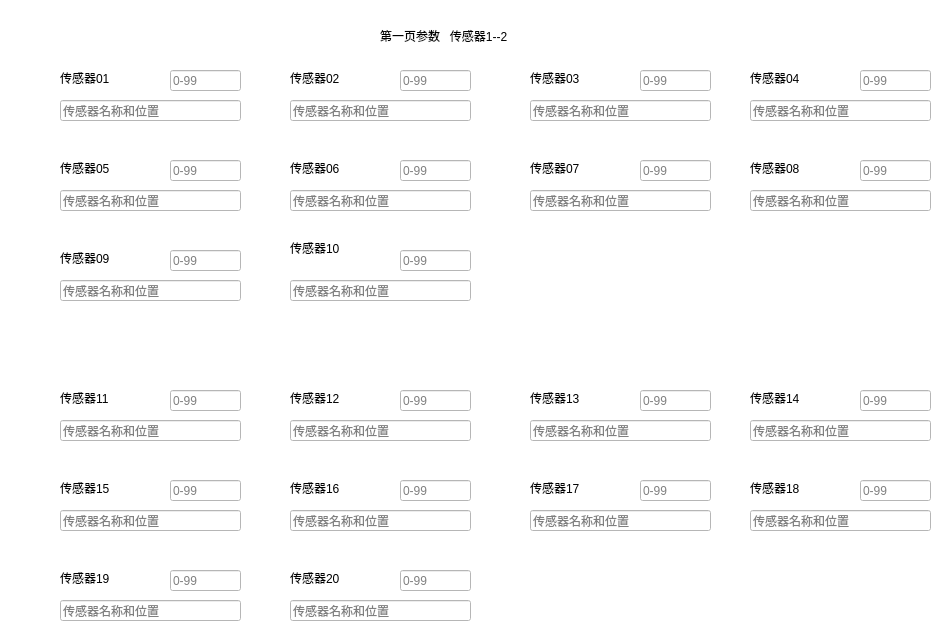
   <widget class="QWidget" name="page_1">
    <property name="palette">
     <palette>
      <active>
       <colorrole role="Base">
        <brush brushstyle="SolidPattern">
         <color alpha="255">
          <red>255</red>
          <green>255</green>
          <blue>255</blue>
         </color>
        </brush>
       </colorrole>
       <colorrole role="Window">
        <brush brushstyle="SolidPattern">
         <color alpha="255">
          <red>255</red>
          <green>255</green>
          <blue>255</blue>
         </color>
        </brush>
       </colorrole>
      </active>
      <inactive>
       <colorrole role="Base">
        <brush brushstyle="SolidPattern">
         <color alpha="255">
          <red>255</red>
          <green>255</green>
          <blue>255</blue>
         </color>
        </brush>
       </colorrole>
       <colorrole role="Window">
        <brush brushstyle="SolidPattern">
         <color alpha="255">
          <red>255</red>
          <green>255</green>
          <blue>255</blue>
         </color>
        </brush>
       </colorrole>
      </inactive>
      <disabled>
       <colorrole role="Base">
        <brush brushstyle="SolidPattern">
         <color alpha="255">
          <red>255</red>
          <green>255</green>
          <blue>255</blue>
         </color>
        </brush>
       </colorrole>
       <colorrole role="Window">
        <brush brushstyle="SolidPattern">
         <color alpha="255">
          <red>255</red>
          <green>255</green>
          <blue>255</blue>
         </color>
        </brush>
       </colorrole>
      </disabled>
     </palette>
    </property>
    <widget class="QLabel" name="label_page1">
     <property name="geometry">
      <rect>
       <x>380</x>
       <y>20</y>
       <width>161</width>
       <height>31</height>
      </rect>
     </property>
     <property name="text">
      <string>第一页参数   传感器1--2</string>
     </property>
    </widget>
    <widget class="QLineEdit" name="lineEdit_A11">
     <property name="geometry">
      <rect>
       <x>290</x>
       <y>100</y>
       <width>181</width>
       <height>21</height>
      </rect>
     </property>
     <property name="text">
      <string/>
     </property>
     <property name="placeholderText">
      <string>传感器名称和位置</string>
     </property>
    </widget>
    <widget class="QLabel" name="label_10">
     <property name="geometry">
      <rect>
       <x>60</x>
       <y>70</y>
       <width>101</width>
       <height>16</height>
      </rect>
     </property>
     <property name="text">
      <string>传感器01</string>
     </property>
    </widget>
    <widget class="QLineEdit" name="lineEdit_11">
     <property name="geometry">
      <rect>
       <x>400</x>
       <y>70</y>
       <width>71</width>
       <height>21</height>
      </rect>
     </property>
     <property name="text">
      <string/>
     </property>
     <property name="placeholderText">
      <string>0-99</string>
     </property>
    </widget>
    <widget class="QLineEdit" name="lineEdit_10">
     <property name="geometry">
      <rect>
       <x>170</x>
       <y>70</y>
       <width>71</width>
       <height>21</height>
      </rect>
     </property>
     <property name="text">
      <string/>
     </property>
     <property name="placeholderText">
      <string>0-99</string>
     </property>
    </widget>
    <widget class="QLineEdit" name="lineEdit_A10">
     <property name="geometry">
      <rect>
       <x>60</x>
       <y>100</y>
       <width>181</width>
       <height>21</height>
      </rect>
     </property>
     <property name="text">
      <string/>
     </property>
     <property name="placeholderText">
      <string>传感器名称和位置</string>
     </property>
    </widget>
    <widget class="QLabel" name="label_11">
     <property name="geometry">
      <rect>
       <x>290</x>
       <y>70</y>
       <width>101</width>
       <height>16</height>
      </rect>
     </property>
     <property name="text">
      <string>传感器02</string>
     </property>
    </widget>
    <widget class="QLineEdit" name="lineEdit_A12">
     <property name="geometry">
      <rect>
       <x>530</x>
       <y>100</y>
       <width>181</width>
       <height>21</height>
      </rect>
     </property>
     <property name="text">
      <string/>
     </property>
     <property name="placeholderText">
      <string>传感器名称和位置</string>
     </property>
    </widget>
    <widget class="QLineEdit" name="lineEdit_A13">
     <property name="geometry">
      <rect>
       <x>750</x>
       <y>100</y>
       <width>181</width>
       <height>21</height>
      </rect>
     </property>
     <property name="text">
      <string/>
     </property>
     <property name="placeholderText">
      <string>传感器名称和位置</string>
     </property>
    </widget>
    <widget class="QLineEdit" name="lineEdit_12">
     <property name="geometry">
      <rect>
       <x>640</x>
       <y>70</y>
       <width>71</width>
       <height>21</height>
      </rect>
     </property>
     <property name="text">
      <string/>
     </property>
     <property name="placeholderText">
      <string>0-99</string>
     </property>
    </widget>
    <widget class="QLabel" name="label_12">
     <property name="geometry">
      <rect>
       <x>530</x>
       <y>70</y>
       <width>101</width>
       <height>16</height>
      </rect>
     </property>
     <property name="text">
      <string>传感器03</string>
     </property>
    </widget>
    <widget class="QLabel" name="label_13">
     <property name="geometry">
      <rect>
       <x>750</x>
       <y>70</y>
       <width>101</width>
       <height>16</height>
      </rect>
     </property>
     <property name="text">
      <string>传感器04</string>
     </property>
    </widget>
    <widget class="QLineEdit" name="lineEdit_13">
     <property name="geometry">
      <rect>
       <x>860</x>
       <y>70</y>
       <width>71</width>
       <height>21</height>
      </rect>
     </property>
     <property name="text">
      <string/>
     </property>
     <property name="placeholderText">
      <string>0-99</string>
     </property>
    </widget>
    <widget class="QLabel" name="label_14">
     <property name="geometry">
      <rect>
       <x>60</x>
       <y>160</y>
       <width>101</width>
       <height>16</height>
      </rect>
     </property>
     <property name="text">
      <string>传感器05</string>
     </property>
    </widget>
    <widget class="QLineEdit" name="lineEdit_A17">
     <property name="geometry">
      <rect>
       <x>750</x>
       <y>190</y>
       <width>181</width>
       <height>21</height>
      </rect>
     </property>
     <property name="text">
      <string/>
     </property>
     <property name="placeholderText">
      <string>传感器名称和位置</string>
     </property>
    </widget>
    <widget class="QLineEdit" name="lineEdit_A15">
     <property name="geometry">
      <rect>
       <x>290</x>
       <y>190</y>
       <width>181</width>
       <height>21</height>
      </rect>
     </property>
     <property name="text">
      <string/>
     </property>
     <property name="placeholderText">
      <string>传感器名称和位置</string>
     </property>
    </widget>
    <widget class="QLineEdit" name="lineEdit_A14">
     <property name="geometry">
      <rect>
       <x>60</x>
       <y>190</y>
       <width>181</width>
       <height>21</height>
      </rect>
     </property>
     <property name="text">
      <string/>
     </property>
     <property name="placeholderText">
      <string>传感器名称和位置</string>
     </property>
    </widget>
    <widget class="QLabel" name="label_17">
     <property name="geometry">
      <rect>
       <x>750</x>
       <y>160</y>
       <width>101</width>
       <height>16</height>
      </rect>
     </property>
     <property name="text">
      <string>传感器08</string>
     </property>
    </widget>
    <widget class="QLineEdit" name="lineEdit_15">
     <property name="geometry">
      <rect>
       <x>400</x>
       <y>160</y>
       <width>71</width>
       <height>21</height>
      </rect>
     </property>
     <property name="text">
      <string/>
     </property>
     <property name="placeholderText">
      <string>0-99</string>
     </property>
    </widget>
    <widget class="QLabel" name="label_15">
     <property name="geometry">
      <rect>
       <x>290</x>
       <y>160</y>
       <width>101</width>
       <height>16</height>
      </rect>
     </property>
     <property name="text">
      <string>传感器06</string>
     </property>
    </widget>
    <widget class="QLineEdit" name="lineEdit_A16">
     <property name="geometry">
      <rect>
       <x>530</x>
       <y>190</y>
       <width>181</width>
       <height>21</height>
      </rect>
     </property>
     <property name="text">
      <string/>
     </property>
     <property name="placeholderText">
      <string>传感器名称和位置</string>
     </property>
    </widget>
    <widget class="QLineEdit" name="lineEdit_16">
     <property name="geometry">
      <rect>
       <x>640</x>
       <y>160</y>
       <width>71</width>
       <height>21</height>
      </rect>
     </property>
     <property name="text">
      <string/>
     </property>
     <property name="placeholderText">
      <string>0-99</string>
     </property>
    </widget>
    <widget class="QLabel" name="label_16">
     <property name="geometry">
      <rect>
       <x>530</x>
       <y>160</y>
       <width>101</width>
       <height>16</height>
      </rect>
     </property>
     <property name="text">
      <string>传感器07</string>
     </property>
    </widget>
    <widget class="QLineEdit" name="lineEdit_14">
     <property name="geometry">
      <rect>
       <x>170</x>
       <y>160</y>
       <width>71</width>
       <height>21</height>
      </rect>
     </property>
     <property name="text">
      <string/>
     </property>
     <property name="placeholderText">
      <string>0-99</string>
     </property>
    </widget>
    <widget class="QLabel" name="label_18">
     <property name="geometry">
      <rect>
       <x>60</x>
       <y>250</y>
       <width>101</width>
       <height>16</height>
      </rect>
     </property>
     <property name="text">
      <string>传感器09</string>
     </property>
    </widget>
    <widget class="QLineEdit" name="lineEdit_A19">
     <property name="geometry">
      <rect>
       <x>290</x>
       <y>280</y>
       <width>181</width>
       <height>21</height>
      </rect>
     </property>
     <property name="text">
      <string/>
     </property>
     <property name="placeholderText">
      <string>传感器名称和位置</string>
     </property>
    </widget>
    <widget class="QLineEdit" name="lineEdit_A18">
     <property name="geometry">
      <rect>
       <x>60</x>
       <y>280</y>
       <width>181</width>
       <height>21</height>
      </rect>
     </property>
     <property name="text">
      <string/>
     </property>
     <property name="placeholderText">
      <string>传感器名称和位置</string>
     </property>
    </widget>
    <widget class="QLineEdit" name="lineEdit_19">
     <property name="geometry">
      <rect>
       <x>400</x>
       <y>250</y>
       <width>71</width>
       <height>21</height>
      </rect>
     </property>
     <property name="text">
      <string/>
     </property>
     <property name="placeholderText">
      <string>0-99</string>
     </property>
    </widget>
    <widget class="QLabel" name="label_19">
     <property name="geometry">
      <rect>
       <x>290</x>
       <y>240</y>
       <width>101</width>
       <height>16</height>
      </rect>
     </property>
     <property name="text">
      <string>传感器10</string>
     </property>
    </widget>
    <widget class="QLineEdit" name="lineEdit_18">
     <property name="geometry">
      <rect>
       <x>170</x>
       <y>250</y>
       <width>71</width>
       <height>21</height>
      </rect>
     </property>
     <property name="text">
      <string/>
     </property>
     <property name="placeholderText">
      <string>0-99</string>
     </property>
    </widget>
    <widget class="QLineEdit" name="lineEdit_17">
     <property name="geometry">
      <rect>
       <x>860</x>
       <y>160</y>
       <width>71</width>
       <height>21</height>
      </rect>
     </property>
     <property name="text">
      <string/>
     </property>
     <property name="placeholderText">
      <string>0-99</string>
     </property>
    </widget>
    <widget class="QLineEdit" name="lineEdit_A21">
     <property name="geometry">
      <rect>
       <x>290</x>
       <y>420</y>
       <width>181</width>
       <height>21</height>
      </rect>
     </property>
     <property name="text">
      <string/>
     </property>
     <property name="placeholderText">
      <string>传感器名称和位置</string>
     </property>
    </widget>
    <widget class="QLineEdit" name="lineEdit_28">
     <property name="geometry">
      <rect>
       <x>170</x>
       <y>570</y>
       <width>71</width>
       <height>21</height>
      </rect>
     </property>
     <property name="text">
      <string/>
     </property>
     <property name="placeholderText">
      <string>0-99</string>
     </property>
    </widget>
    <widget class="QLabel" name="label_26">
     <property name="geometry">
      <rect>
       <x>530</x>
       <y>480</y>
       <width>101</width>
       <height>16</height>
      </rect>
     </property>
     <property name="text">
      <string>传感器17</string>
     </property>
    </widget>
    <widget class="QLineEdit" name="lineEdit_23">
     <property name="geometry">
      <rect>
       <x>860</x>
       <y>390</y>
       <width>71</width>
       <height>21</height>
      </rect>
     </property>
     <property name="text">
      <string/>
     </property>
     <property name="placeholderText">
      <string>0-99</string>
     </property>
    </widget>
    <widget class="QLineEdit" name="lineEdit_25">
     <property name="geometry">
      <rect>
       <x>400</x>
       <y>480</y>
       <width>71</width>
       <height>21</height>
      </rect>
     </property>
     <property name="text">
      <string/>
     </property>
     <property name="placeholderText">
      <string>0-99</string>
     </property>
    </widget>
    <widget class="QLineEdit" name="lineEdit_A22">
     <property name="geometry">
      <rect>
       <x>530</x>
       <y>420</y>
       <width>181</width>
       <height>21</height>
      </rect>
     </property>
     <property name="text">
      <string/>
     </property>
     <property name="placeholderText">
      <string>传感器名称和位置</string>
     </property>
    </widget>
    <widget class="QLineEdit" name="lineEdit_24">
     <property name="geometry">
      <rect>
       <x>170</x>
       <y>480</y>
       <width>71</width>
       <height>21</height>
      </rect>
     </property>
     <property name="text">
      <string/>
     </property>
     <property name="placeholderText">
      <string>0-99</string>
     </property>
    </widget>
    <widget class="QLabel" name="label_21">
     <property name="geometry">
      <rect>
       <x>290</x>
       <y>390</y>
       <width>101</width>
       <height>16</height>
      </rect>
     </property>
     <property name="text">
      <string>传感器12</string>
     </property>
    </widget>
    <widget class="QLineEdit" name="lineEdit_A26">
     <property name="geometry">
      <rect>
       <x>530</x>
       <y>510</y>
       <width>181</width>
       <height>21</height>
      </rect>
     </property>
     <property name="text">
      <string/>
     </property>
     <property name="placeholderText">
      <string>传感器名称和位置</string>
     </property>
    </widget>
    <widget class="QLineEdit" name="lineEdit_A24">
     <property name="geometry">
      <rect>
       <x>60</x>
       <y>510</y>
       <width>181</width>
       <height>21</height>
      </rect>
     </property>
     <property name="text">
      <string/>
     </property>
     <property name="placeholderText">
      <string>传感器名称和位置</string>
     </property>
    </widget>
    <widget class="QLineEdit" name="lineEdit_A28">
     <property name="geometry">
      <rect>
       <x>60</x>
       <y>600</y>
       <width>181</width>
       <height>21</height>
      </rect>
     </property>
     <property name="text">
      <string/>
     </property>
     <property name="placeholderText">
      <string>传感器名称和位置</string>
     </property>
    </widget>
    <widget class="QLineEdit" name="lineEdit_A27">
     <property name="geometry">
      <rect>
       <x>750</x>
       <y>510</y>
       <width>181</width>
       <height>21</height>
      </rect>
     </property>
     <property name="text">
      <string/>
     </property>
     <property name="placeholderText">
      <string>传感器名称和位置</string>
     </property>
    </widget>
    <widget class="QLineEdit" name="lineEdit_26">
     <property name="geometry">
      <rect>
       <x>640</x>
       <y>480</y>
       <width>71</width>
       <height>21</height>
      </rect>
     </property>
     <property name="text">
      <string/>
     </property>
     <property name="placeholderText">
      <string>0-99</string>
     </property>
    </widget>
    <widget class="QLineEdit" name="lineEdit_A23">
     <property name="geometry">
      <rect>
       <x>750</x>
       <y>420</y>
       <width>181</width>
       <height>21</height>
      </rect>
     </property>
     <property name="text">
      <string/>
     </property>
     <property name="placeholderText">
      <string>传感器名称和位置</string>
     </property>
    </widget>
    <widget class="QLabel" name="label_25">
     <property name="geometry">
      <rect>
       <x>290</x>
       <y>480</y>
       <width>101</width>
       <height>16</height>
      </rect>
     </property>
     <property name="text">
      <string>传感器16</string>
     </property>
    </widget>
    <widget class="QLabel" name="label_27">
     <property name="geometry">
      <rect>
       <x>750</x>
       <y>480</y>
       <width>101</width>
       <height>16</height>
      </rect>
     </property>
     <property name="text">
      <string>传感器18</string>
     </property>
    </widget>
    <widget class="QLineEdit" name="lineEdit_27">
     <property name="geometry">
      <rect>
       <x>860</x>
       <y>480</y>
       <width>71</width>
       <height>21</height>
      </rect>
     </property>
     <property name="text">
      <string/>
     </property>
     <property name="placeholderText">
      <string>0-99</string>
     </property>
    </widget>
    <widget class="QLabel" name="label_20">
     <property name="geometry">
      <rect>
       <x>60</x>
       <y>390</y>
       <width>101</width>
       <height>16</height>
      </rect>
     </property>
     <property name="text">
      <string>传感器11</string>
     </property>
    </widget>
    <widget class="QLabel" name="label_24">
     <property name="geometry">
      <rect>
       <x>60</x>
       <y>480</y>
       <width>101</width>
       <height>16</height>
      </rect>
     </property>
     <property name="text">
      <string>传感器15</string>
     </property>
    </widget>
    <widget class="QLineEdit" name="lineEdit_A29">
     <property name="geometry">
      <rect>
       <x>290</x>
       <y>600</y>
       <width>181</width>
       <height>21</height>
      </rect>
     </property>
     <property name="text">
      <string/>
     </property>
     <property name="placeholderText">
      <string>传感器名称和位置</string>
     </property>
    </widget>
    <widget class="QLineEdit" name="lineEdit_29">
     <property name="geometry">
      <rect>
       <x>400</x>
       <y>570</y>
       <width>71</width>
       <height>21</height>
      </rect>
     </property>
     <property name="text">
      <string/>
     </property>
     <property name="placeholderText">
      <string>0-99</string>
     </property>
    </widget>
    <widget class="QLabel" name="label_23">
     <property name="geometry">
      <rect>
       <x>750</x>
       <y>390</y>
       <width>101</width>
       <height>16</height>
      </rect>
     </property>
     <property name="text">
      <string>传感器14</string>
     </property>
    </widget>
    <widget class="QLineEdit" name="lineEdit_A25">
     <property name="geometry">
      <rect>
       <x>290</x>
       <y>510</y>
       <width>181</width>
       <height>21</height>
      </rect>
     </property>
     <property name="text">
      <string/>
     </property>
     <property name="placeholderText">
      <string>传感器名称和位置</string>
     </property>
    </widget>
    <widget class="QLineEdit" name="lineEdit_22">
     <property name="geometry">
      <rect>
       <x>640</x>
       <y>390</y>
       <width>71</width>
       <height>21</height>
      </rect>
     </property>
     <property name="text">
      <string/>
     </property>
     <property name="placeholderText">
      <string>0-99</string>
     </property>
    </widget>
    <widget class="QLabel" name="label_28">
     <property name="geometry">
      <rect>
       <x>60</x>
       <y>570</y>
       <width>101</width>
       <height>16</height>
      </rect>
     </property>
     <property name="text">
      <string>传感器19</string>
     </property>
    </widget>
    <widget class="QLabel" name="label_29">
     <property name="geometry">
      <rect>
       <x>290</x>
       <y>570</y>
       <width>101</width>
       <height>16</height>
      </rect>
     </property>
     <property name="text">
      <string>传感器20</string>
     </property>
    </widget>
    <widget class="QLineEdit" name="lineEdit_20">
     <property name="geometry">
      <rect>
       <x>170</x>
       <y>390</y>
       <width>71</width>
       <height>21</height>
      </rect>
     </property>
     <property name="text">
      <string/>
     </property>
     <property name="placeholderText">
      <string>0-99</string>
     </property>
    </widget>
    <widget class="QLineEdit" name="lineEdit_A20">
     <property name="geometry">
      <rect>
       <x>60</x>
       <y>420</y>
       <width>181</width>
       <height>21</height>
      </rect>
     </property>
     <property name="text">
      <string/>
     </property>
     <property name="placeholderText">
      <string>传感器名称和位置</string>
     </property>
    </widget>
    <widget class="QLabel" name="label_22">
     <property name="geometry">
      <rect>
       <x>530</x>
       <y>390</y>
       <width>101</width>
       <height>16</height>
      </rect>
     </property>
     <property name="text">
      <string>传感器13</string>
     </property>
    </widget>
    <widget class="QLineEdit" name="lineEdit_21">
     <property name="geometry">
      <rect>
       <x>400</x>
       <y>390</y>
       <width>71</width>
       <height>21</height>
      </rect>
     </property>
     <property name="text">
      <string/>
     </property>
     <property name="placeholderText">
      <string>0-99</string>
     </property>
    </widget>
   </widget>
